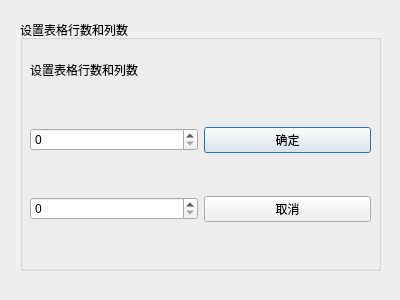
<?xml version="1.0" encoding="UTF-8"?>
<ui version="4.0">
 <class>QWDialogSize</class>
 <widget class="QDialog" name="QWDialogSize">
  <property name="geometry">
   <rect>
    <x>0</x>
    <y>0</y>
    <width>400</width>
    <height>300</height>
   </rect>
  </property>
  <property name="windowTitle">
   <string>Dialog</string>
  </property>
  <widget class="QGroupBox" name="groupBox">
   <property name="geometry">
    <rect>
     <x>20</x>
     <y>20</y>
     <width>361</width>
     <height>251</height>
    </rect>
   </property>
   <property name="title">
    <string>设置表格行数和列数</string>
   </property>
   <widget class="QWidget" name="gridLayoutWidget">
    <property name="geometry">
     <rect>
      <x>10</x>
      <y>70</y>
      <width>341</width>
      <height>171</height>
     </rect>
    </property>
    <layout class="QGridLayout" name="gridLayout">
     <item row="0" column="0">
      <widget class="QSpinBox" name="spinBoxRow"/>
     </item>
     <item row="1" column="0">
      <widget class="QSpinBox" name="spinBoxColumn"/>
     </item>
     <item row="0" column="1">
      <widget class="QPushButton" name="btnRowCloumnOk">
       <property name="text">
        <string>确定</string>
       </property>
      </widget>
     </item>
     <item row="1" column="1">
      <widget class="QPushButton" name="btnRowColumnCancel">
       <property name="text">
        <string>取消</string>
       </property>
      </widget>
     </item>
    </layout>
   </widget>
   <widget class="QLabel" name="label">
    <property name="geometry">
     <rect>
      <x>10</x>
      <y>40</y>
      <width>201</width>
      <height>20</height>
     </rect>
    </property>
    <property name="text">
     <string>设置表格行数和列数</string>
    </property>
   </widget>
  </widget>
 </widget>
 <resources/>
 <connections>
  <connection>
   <sender>btnRowCloumnOk</sender>
   <signal>clicked()</signal>
   <receiver>QWDialogSize</receiver>
   <slot>accept()</slot>
   <hints>
    <hint type="sourcelabel">
     <x>284</x>
     <y>139</y>
    </hint>
    <hint type="destinationlabel">
     <x>199</x>
     <y>149</y>
    </hint>
   </hints>
  </connection>
  <connection>
   <sender>btnRowColumnCancel</sender>
   <signal>clicked()</signal>
   <receiver>QWDialogSize</receiver>
   <slot>reject()</slot>
   <hints>
    <hint type="sourcelabel">
     <x>284</x>
     <y>209</y>
    </hint>
    <hint type="destinationlabel">
     <x>199</x>
     <y>149</y>
    </hint>
   </hints>
  </connection>
 </connections>
</ui>
